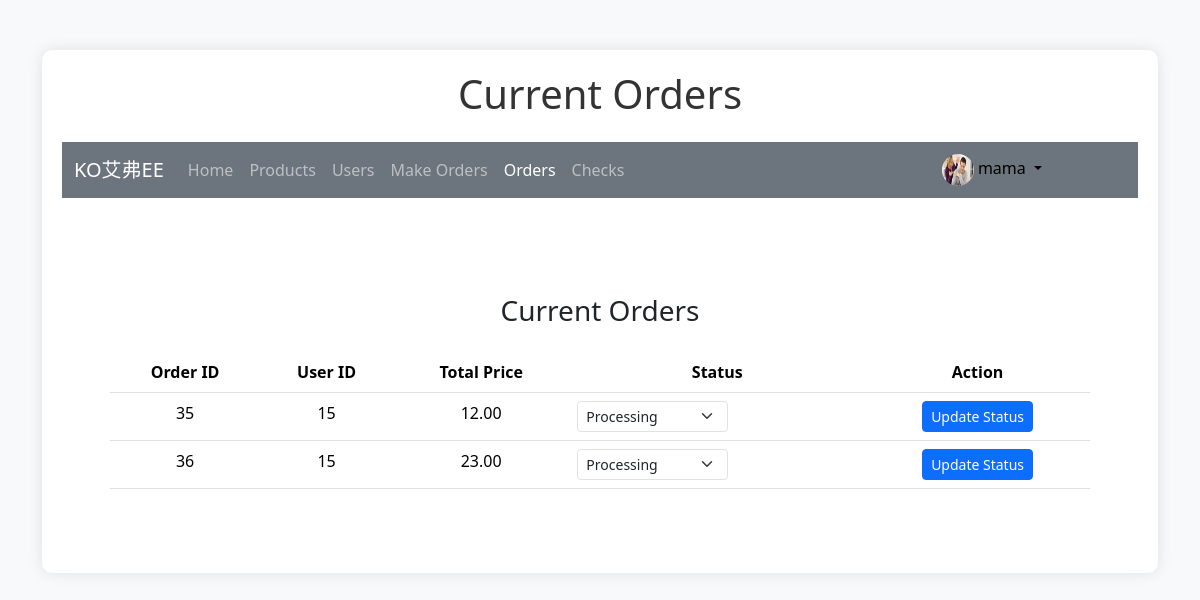
/admin/current_orders.php (signed in), run on the app's committed database.
### tables this page shows
CREATE TABLE `users` (
  `id` int(11) NOT NULL,
  `username` varchar(50) NOT NULL,
  `password` varchar(255) NOT NULL,
  `email` varchar(100) NOT NULL,
  `role` enum('admin','user') DEFAULT 'user',
  `created_at` timestamp NOT NULL DEFAULT current_timestamp(),
  `updated_at` timestamp NOT NULL DEFAULT current_timestamp() ON UPDATE current_timestamp(),
  `profile_image` varchar(255) DEFAULT NULL
);

CREATE TABLE `orders` (
  `id` int(11) NOT NULL,
  `user_id` int(11) NOT NULL,
  `total_price` decimal(10,2) NOT NULL,
  `status` enum('Processing','Out for Delivery','Done') DEFAULT 'Processing',
  `created_at` timestamp NOT NULL DEFAULT current_timestamp(),
  `updated_at` timestamp NOT NULL DEFAULT current_timestamp() ON UPDATE current_timestamp()
);

### admin/current_orders.php (the view, shortened to what this page needs)
<?php
require_once '../includes/db_connect.php';
$orders = $conn->query("SELECT * FROM orders WHERE status='Processing'");
$user_id = $_SESSION['user_id'];
$query = $conn->prepare("SELECT username, profile_image FROM users WHERE id = ?");
$query->bind_param('i', $user_id);
$query->execute();
$result = $query->get_result();
$user = $result->fetch_assoc();
$profile_image = $user['profile_image'] ? '../uploads/' . $user['profile_image'] : 'https://via.placeholder.com/32';
$username = $user['username'];
?>
<!DOCTYPE html>
<html lang="en">
<head>
    <link href="https://maxcdn.bootstrapcdn.com/bootstrap/5.3.0/css/bootstrap.min.css" rel="stylesheet">
    <link rel="stylesheet" href="https://cdn.jsdelivr.net/npm/bootstrap@5.3.3/dist/css/bootstrap.min.css">
    <link rel="stylesheet" href="../assets/css/admin/m-order.css">
</head>
<body>
    <div class="container">
        <div class="table-container">
            <h1 class="text-center mb-4">Current Orders</h1>
<body class="bg-light">
<nav class="navbar navbar-expand-lg  navbar-dark bg-secondary mb-4">
  <div class="container-fluid">
    <a class="navbar-brand" href="home.php">KO艾弗EE</a>
    <div class="collapse navbar-collapse" id="navbarSupportedContent">
      <ul class="navbar-nav me-auto mb-2 mb-lg-0">
        <li class="nav-item">
          <a class="nav-link " aria-current="page" href="home.php">Home</a>
        </li>
        <li class="nav-item">
          <a class="nav-link" href="manage_products.php">Products</a>
        </li>
        <li class="nav-item">
          <a class="nav-link" href="manage_users.php" >Users</a>
        </li>
        <li class="nav-item">
          <a class="nav-link " href="create_order.php" >Make Orders</a>
        </li>
        <li class="nav-item">
          <a class="nav-link active" href="current_orders.php" >Orders</a>
        </li>
        <li class="nav-item">
          <a class="nav-link" href="view_checks.php" >Checks</a>
        </li>
      </ul>
        </div>
      </div>
      <div class="d-flex align-items-center me-5 pe-5">
                    <div class="dropdown text-end">
                        <a href="#" class="d-block link-body-emphasis text-decoration-none dropdown-toggle" data-bs-toggle="dropdown" aria-expanded="false">
                            <img src="<?php echo $profile_image; ?>" alt="<?php echo htmlspecialchars($username); ?>" width="32" height="32" class="rounded-circle">
                            <?php echo htmlspecialchars($username); ?>
                        </a>
                    </div>
                </div>
</nav>
    <div class="container p-5 bg-white mt-5">
            <div class="header ">
                <h3 class="text-center  mb-4">Current Orders</h3>
            </div>
            <table class="table text-center">
                <thead>
                    <tr>
                        <th>Order ID</th>
                        <th>User ID</th>
                        <th>Total Price</th>
                        <th>Status</th>
                        <th>Action</th>
                    </tr>
                </thead>
                <tbody>
                    <?php while ($order = $orders->fetch_assoc()): ?>
                        <tr>
                            <td><?= htmlspecialchars($order['id']) ?></td>
                            <td><?= htmlspecialchars($order['user_id']) ?></td>
                            <td><?= htmlspecialchars($order['total_price']) ?></td>
                            <form method="post">
                            <td>
                                    <select name="status" class="form-select form-select-sm">
                                        <option value="Processing" <?= $order['status'] == 'Processing' ? 'selected' : '' ?>>Processing</option>
                                    </select>
                               </td>
                            <td>
                                    <button type="submit" class="btn btn-primary btn-sm ">Update Status</button>
                            </td>
                            </form>
                        </tr>
                    <?php endwhile; ?>
                </tbody>
            </table>
    </div>
</body>
</html>

### admin/current_orders.php (style rules this page uses)
body { background-color: #f8f9fa; }
.container { margin-top: 50px; }
.table-container { background-color: #ffffff; padding: 20px; border-radius: 10px; box-shadow: 0 0 15px rgba(0, 0, 0, 0.1); }
h1 { color: #333; }
.form-select-sm { width: auto; }

### data on the page
users: profile_image (picture), username "mama"
orders: id "35", user "15", total_price "12.00", status "Processing"
orders: id "36", user "15", total_price "23.00", status "Processing"
